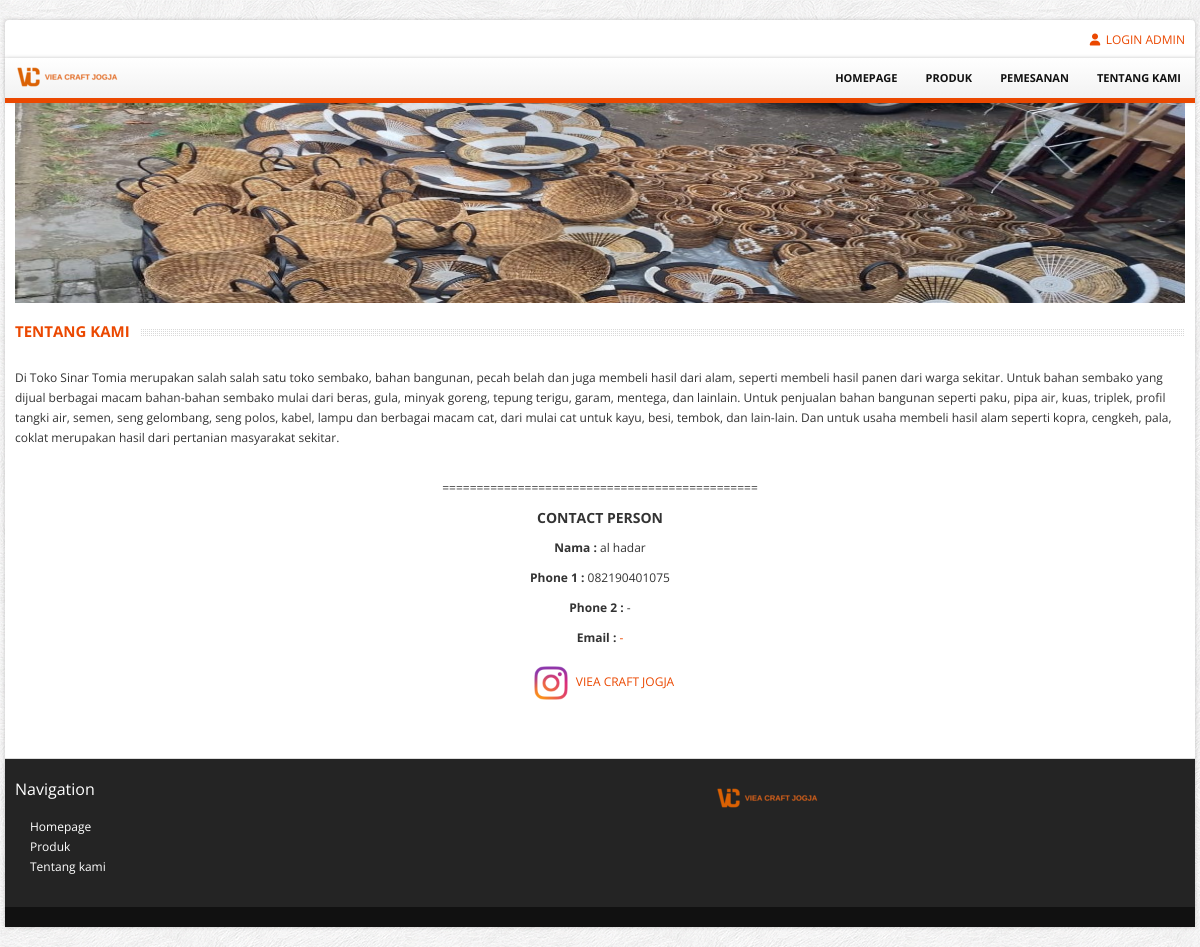
Page /about.php on the committed database.
### tables this page shows
CREATE TABLE `about` (
  `aid` int(20) NOT NULL,
  `anama` varchar(255) NOT NULL,
  `anomer` varchar(255) NOT NULL,
  `anomer1` varchar(20) NOT NULL,
  `aemail` varchar(255) NOT NULL,
  `adeskripsi` text NOT NULL
);

### about.php (the view, shortened to what this page needs)
<!DOCTYPE html>
<html lang="en">
	<head>
		<link href="bootstrap/css/bootstrap.min.css" rel="stylesheet">
		<link href="bootstrap/css/bootstrap-responsive.min.css" rel="stylesheet">
		<link href="themes/css/bootstrappage.css" rel="stylesheet"/>
		<link href="vendor/fontawesome-free/css/all.min.css" rel="stylesheet" type="text/css">
		<link href="themes/css/flexslider.css" rel="stylesheet"/>
		<link href="themes/css/main.css" rel="stylesheet"/>
	</head>
    <body>
		<div id="top-bar" class="container">
			<div class="row">
				<a class="pull-right" href="./login.php">
                    <i class="fas fa-fw fa-user"></i>
                    <span>LOGIN ADMIN</span></a>
			</div>
		</div>
		<div id="wrapper" class="container">
			<section class="navbar main-menu">
				<div class="navbar-inner main-menu">
					<a href="index.php" class="logo pull-left"><img src="themes/images/logoo.png" class="site_logo" alt=""></a>
					<nav id="menu" class="pull-right">
						<ul>
							<li><a href="./index.php">Homepage</a></li>
							<li><a href="./produk.php">Produk</a></li>
							<li><a href="#">Pemesanan</a>
							</li>
							<li><a href="./about.php">Tentang kami</a></li>
						</ul>
					</nav>
				</div>
			</section>
			<section class="main-content">
				<div class="row">
					<div class="span12">
						<div class="row">
							<div class="span12">
							<img class="pageBanner" src="themes/images/pageBanner1.jpeg" alt="New products" >
				<h4 class="title">
									<span class="pull-left"><span class="text"><span class="line"><strong>Tentang Kami</strong></span></span></span>
								</h4>
			</section>
											<?php
									        include "konek.php";
									        $tampil = mysqli_query($konek, "SELECT * from about order by aid desc");
									        while($data = mysqli_fetch_array($tampil)) {
									        ?>
			<section>
				<p><?=$data['adeskripsi']; ?></p>
				<br>
				<center><p>==============================================</p>
				<h5>CONTACT PERSON</h5>
							<p><strong>Nama    :</strong>&nbsp;<?=$data['anama']; ?><br>
							<p><strong>Phone 1 :</strong>&nbsp;<?=$data['anomer']; ?><br>
							<p><strong>Phone 2 :</strong>&nbsp;<?=$data['anomer1']; ?><br>
							<p><strong>Email   :</strong>&nbsp;<a href="#"><?=$data['aemail']; ?><br>
							</p>
							<?php } ?>
							<p class="logo"><a href="https://www.instagram.com/viea_craftjogja/"><img src="themes/images/instagram.png" class="site_logo" width="50px" height="50px" alt="">VIEA CRAFT JOGJA</p></a>
							<br/>
			</section>
			<section id="footer-bar">
				<div class="row">
					<div class="span3">
						<h4>Navigation</h4>
						<ul class="nav">
							<li><a href="./index.php">Homepage</a></li>
							<li><a href="./produk.php">Produk</a></li>
							<li><a href="./about.php">Tentang kami</a></li>
						</ul>
					</div>
					<div class="span4">
					</div>
					<div class="span5">
						<p class="logo"><img src="themes/images/logoo.png" class="site_logo" alt=""></p>
						<br/>
					</div>
				</div>
			</section>
			<section id="copyright">
			</section>
		</div>
    </body>
</html>

### themes/css/main.css (style rules this page uses)
body { font-size: 12px; font-family: 'Open Sans', arial, tahoma, sans-serif; background:url(../images/bg.png) repeat 0 0 fixed; }
ul li a,a { color:#333; outline:0; -webkit-transition: all 0.2s linear; -moz-transition: all 0.2s linear; -o-transition: all 0.2s linear; -ms-transition: all 0.2s linear; transition: all 0.2s linear; }
a { color:#eb4800; }
#wrapper,#top-bar { background: #fff; margin: 20px auto 20px auto; box-shadow: 0px 0px 4px 0px rgba(0, 0, 0, 0.2); -moz-box-shadow: 0px 0px 4px 0px rgba(0, 0, 0, 0.2); -webkit-box-shadow: 0px 0px 4px 0px rgba(0, 0, 0, 0.2); padding:0px 10px; }
section.homepage-slider, section.navbar, section.google_map, section#footer-bar, section#copyright { margin-left: -10px; margin-right: -10px; }
#top-bar { background-color:#fff; padding:10px; margin: 20px auto -22px auto; -webkit-border-radius: 4px; -moz-border-radius: 4px; border-radius: 4px; }
section#footer-bar, section#copyright { padding:10px 10px; }
section#footer-bar { margin-top:20px; padding-top:10px; background-color:#242424; border-top:1px solid #ddd; color:#777; }
section#footer-bar p.logo { margin-top:10px; width:120px; }
section#footer-bar a { text-indent:15px; color:#fff; }
section#footer-bar .nav a { background: url(../images/trigger_right.png) no-repeat 5px 7px; }
section#footer-bar h4 { padding: 0; font-size: 16px; color: #fff; font-weight:normal; margin: 10px 0 18px; }
section#copyright { background-color:#111111; color:#fff; font-size:10px; text-transform:uppercase; }
section.navbar { margin-bottom:0; }
.navbar-inner.main-menu { height: 40px; padding-left:10px; padding-right:0; border-right: 0; border-left: 0; border-top: 0; border-bottom:5px solid #eb4800; -webkit-border-radius: 0; -moz-border-radius: 0; border-radius: 0; filter: none; }
.navbar-inner.main-menu a.logo { position:absolute; }
#menu > ul { display: block; margin-left:0; }
#menu > ul > li { list-style: none; float: left; position: relative; margin-right: 0px; }
#menu > ul > li > a { font-size: 11px; color: #111; display: block; text-transform: uppercase; font-weight: bold; text-align: center; padding: 10px 14px; }
h4.title { background: url(../images/line_bar.png) 0 8px repeat-x; padding-bottom:5px; margin-bottom:15px; overflow:hidden; text-transform:uppercase; font-size:15px; min-height:27px; width:100%; }
h4.title strong { color:#eb4800; }
h4.title span.text { background-color:#fff; padding-right:10px; }
._toggleMenu a { color:#fff; text-indent:10px; padding:5px 0; display:block; width:100%; }
._toggleMenu ul > li { text-transform:uppercase; }
._toggleMenu ul > li a.parent { background:url(../images/i_plus.png) no-repeat 98% center; }

### rows in the picture
about: adeskripsi "Di Toko Sinar Tomia merupakan salah salah satu toko sembako, bahan bangunan, pecah belah dan juga membeli hasil dari alam, seperti membeli hasil panen dari warga sekitar. Untuk bahan sembako yang dijual berbagai macam bahan-bahan sembako mulai dari beras, gula, minyak goreng, tepung terigu, garam, mentega, dan lainlain. Untuk penjualan bahan bangunan seperti paku, pipa air, kuas, triplek, profil tangki air, semen, seng gelombang, seng polos, kabel, lampu dan berbagai macam cat, dari mulai cat untuk kayu, besi, tembok, dan lain-lain. Dan untuk usaha membeli hasil alam seperti kopra, cengkeh, pala, coklat merupakan hasil dari pertanian masyarakat sekitar.", anama "al hadar", anomer "082190401075", anomer1 "-", aemail "-"
